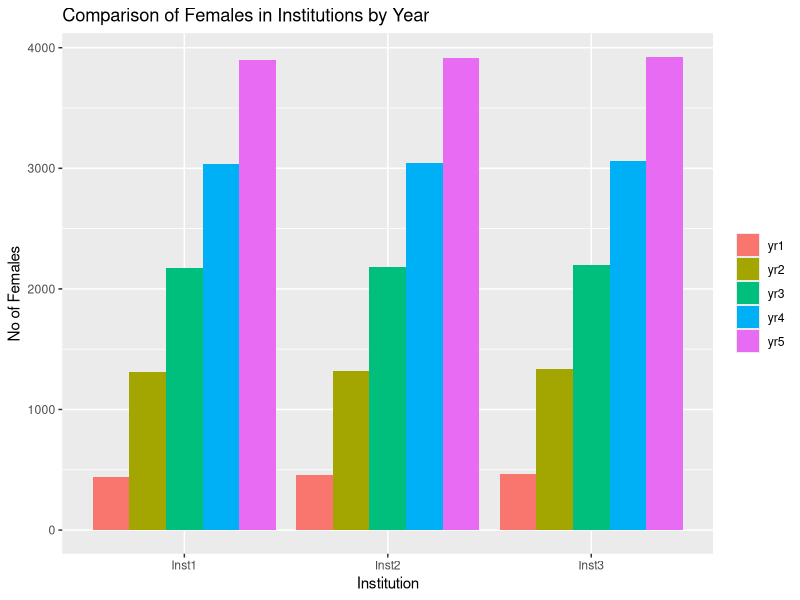
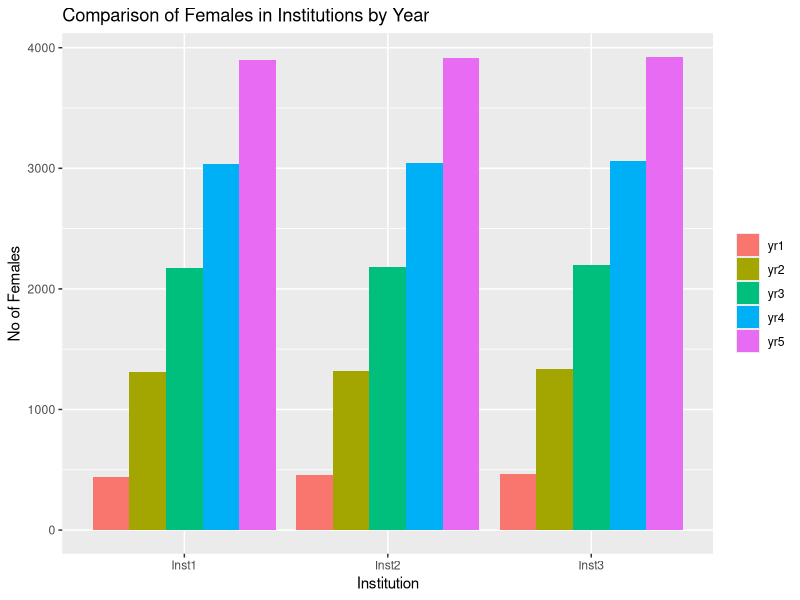
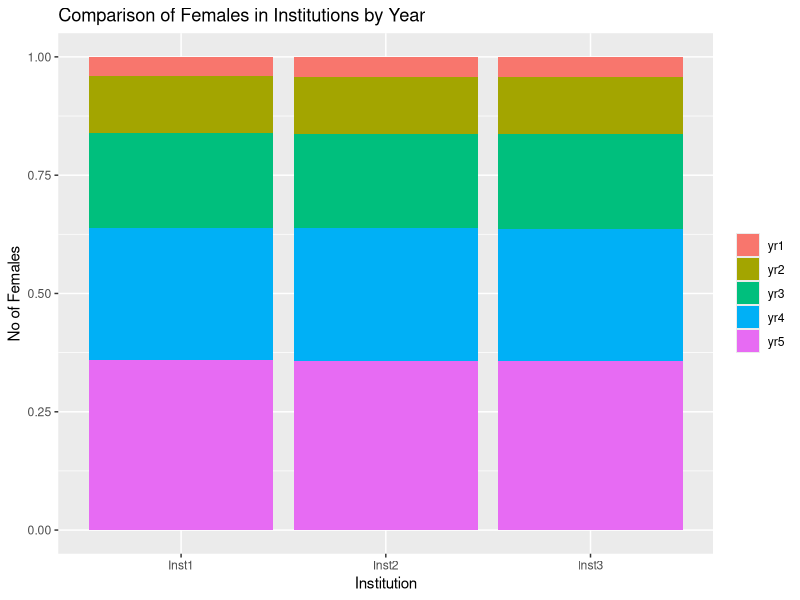
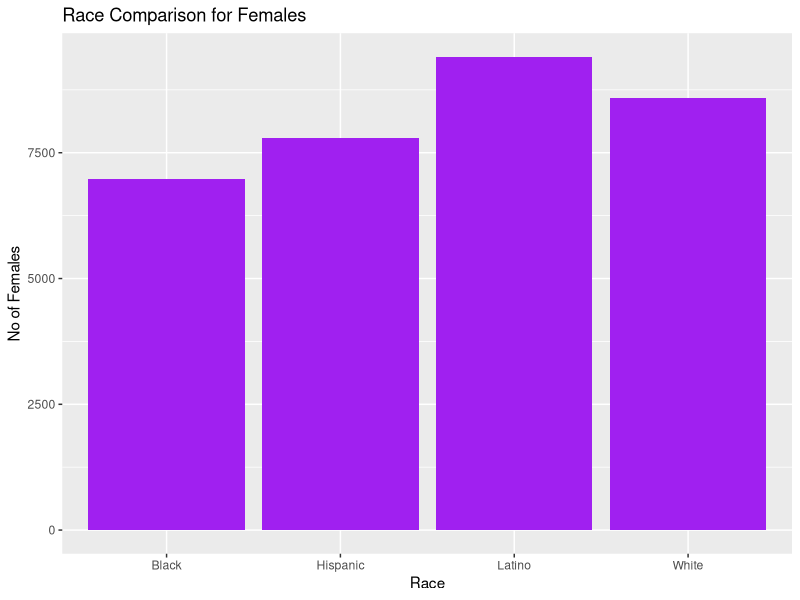

Reproduce these figures in R, in order.
## ---- chunk 1
knitr::opts_chunk$set(echo = TRUE)
## ---- chunk 2
library(ggplot2)
library(reshape2)
library(dplyr)
## ---- chunk 3
dim_names <- list(c("Inst1", "Inst2", "Inst3"), c("M","F"), c("Maths", "Phy", "Bio"), c("Black", "Hispanic", "White", "Latino"), c("yr1","yr2","yr3","yr4","yr5"))
my_5d_array <- array(1:450, c(3, 2, 3, 4, 5), dimnames = dim_names)
my_5d_array
## ---- chunk 4
year2 <- my_5d_array[ , , , , 2]
dim(year2)
year2
## ---- chunk 5
females <- my_5d_array[, 2, , , ]
dim(females)
females
## ---- chunk 6
percent_missing <- function(array) {
  total_elements <- prod(dim(array))
  missing_elements <- sum(is.na(array))
  return(missing_elements/total_elements * 100)
}

## ---- chunk 7
percent_missing(my_5d_array)
## ---- chunk 8
dim(females)
## ---- chunk 9
female_per_year <- apply(females, 4, sum) #sums across the individual years
female_per_year
## ---- chunk 10
dim(female_per_year)
## ---- chunk 11
class(female_per_year)
## ---- chunk 12
colnames(female_per_year)
## ---- chunk 13
female_sum_apply <- apply(females, 3, sum)
female_sum_apply
## ---- chunk 14
female_race_per_year <- apply(females, 3:4, sum) #no of race per year for females
female_race_per_year
## ---- chunk 15
female_per_institution_per_year <- apply(females, c(1,4), sum) #no of females in institution per year 
female_per_institution_per_year
## ---- chunk 16
dim(female_per_institution_per_year)
## ---- chunk 17
class(female_per_institution_per_year)
## ---- chunk 18
#image(female_per_institution_per_year)
## ---- chunk 19
#matplot(female_per_institution_per_year)
## ---- chunk 20
female_per_institution_per_year
## ---- chunk 21
ncol(female_per_institution_per_year)
## ---- chunk 22
vector <- as.vector(female_per_institution_per_year)
vector
## ---- chunk 23
# Convert the 2D array into a data frame
# df <- data.frame(x = 1:nrow(female_sum_apply), y = 1:ncol(female_sum_apply), z = as.vector(female_sum_apply))
# df
## ---- chunk 24
df <- as.data.frame(female_per_institution_per_year)
df
## ---- chunk 25
rownames(df)
## ---- chunk 26
colnames(df)
## ---- chunk 27
df_long <- df %>%
  mutate(Inst = row.names(df))
df_long
#rownames(df_long) <- NULL
df_long
## ---- chunk 28
df_long <- reshape2::melt(df_long, id.vars = "Inst")
df_long
## ---- chunk 29
# Plot the grouped bar chart
ggplot(df_long, aes(x = Inst, y = value, fill = variable)) +
  geom_bar(stat = "identity", position = "dodge") + 
  #geom_text(aes(label = value)) +
  xlab("Institution") +
  ylab("No of Females") +
  ggtitle("Comparison of Females in Institutions by Year") +
  theme(legend.title = element_blank())

## ---- chunk 30
df_long <- df %>%
  mutate(Inst = row.names(df))
df_long
rownames(df_long) <- NULL
df_long
## ---- chunk 31
df_long <- reshape2::melt(df_long, id.vars = "Inst")
df_long
## ---- chunk 32
# Plot the grouped bar chart
ggplot(df_long, aes(x = Inst, y = value, fill = variable)) +
  geom_bar(stat = "identity", position = "dodge") + 
  #geom_text(aes(label = value)) +
  xlab("Institution") +
  ylab("No of Females") +
  ggtitle("Comparison of Females in Institutions by Year") +
  theme(legend.title = element_blank())

## ---- chunk 33
# Plot the grouped bar chart
ggplot(df_long, aes(x = Inst, y = value, fill = variable)) +
  geom_bar(stat = "identity", position = "fill") +
  xlab("Institution") +
  ylab("No of Females") +
  ggtitle("Comparison of Females in Institutions by Year") +
  theme(legend.title = element_blank())
## ---- chunk 34
race <- apply(females, 3, sum)
race
## ---- chunk 35
class(race)
## ---- chunk 36
race_df <- as.data.frame(race)
race_df
## ---- chunk 37
race_df <- race_df %>%
  mutate(Races = row.names(race_df))
race_df
rownames(race_df) <- NULL
race_df
## ---- chunk 38
# Plot the bar chart
ggplot(race_df, aes(x = Races, y = race)) +
  geom_bar(stat = "identity", fill = "purple") +
  xlab("Race") +
  ylab("No of Females") +
  ggtitle("Race Comparison for Females") +
  theme(legend.title = element_blank())

## ---- chunk 39
dim(my_5d_array)
## ---- chunk 40
find_missing_values <- function(my_5d_array) {
  dims <- dim(my_5d_array)
  missing_values <- which(is.na(my_5d_array), arr.ind=TRUE)
  return(missing_values)
}

## ---- chunk 41
find_missing_values(my_5d_array)
## ---- chunk 42
dim_names <- list(c("Inst1", "Inst2", "Inst3"), c("M","F"), c("1", "2", "3"), c("yr1","yr2"))
my_5d_array <- array(1:27, c(3, 2, 3, 2), dimnames = dim_names)
my_5d_array
## ---- chunk 43
dim_names <- list(c("a", "b", "c"), c("x", "y", "z"), c("1", "2", "3"))
my_3d_array <- array(1:27, c(3, 3, 3), dimnames = dim_names)
my_3d_array
## ---- chunk 44
my_3d_array[, , ]
## ---- chunk 45
my_3d_array[, , 1:2]
## ---- chunk 46
my_3d_array[, ,1]
## ---- chunk 47
my_3d_array[, 1,1]
## ---- chunk 48
my_3d_array[, ,1][,1:2]
## ---- chunk 49
my_3d_array[, ,1][,c("x", "z")]
## ---- chunk 50
dim_names <- list(c("a", "b"), c("w","x", "y", "z"), c("1", "2", "3"))
my_array <- array(1:27, c(2, 4, 3), dimnames = dim_names)
my_array
## ---- chunk 51
dim_names <- list(c("a", "b"), c("w","x", "y", "z"), c("1", "2", "3"), c("p","q"))
my_5d_array <- array(1:27, c(2, 4, 3, 2), dimnames = dim_names)
my_5d_array
